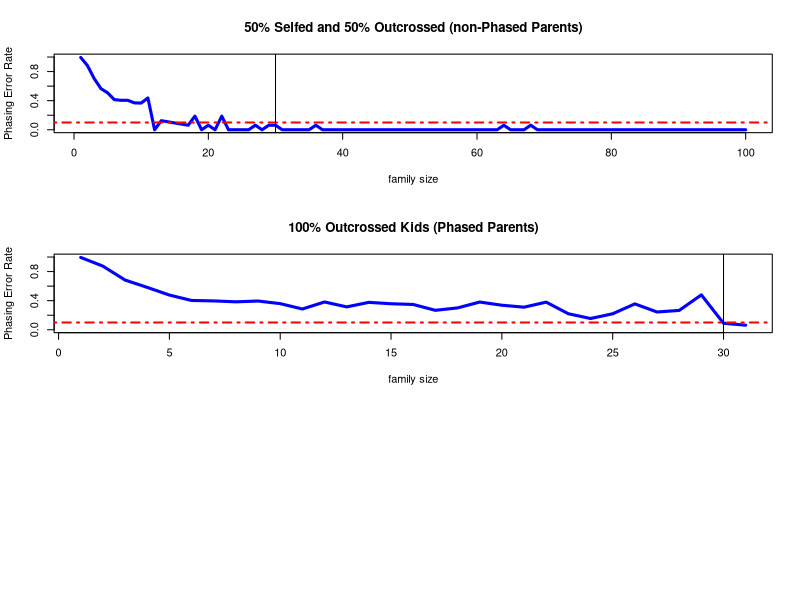
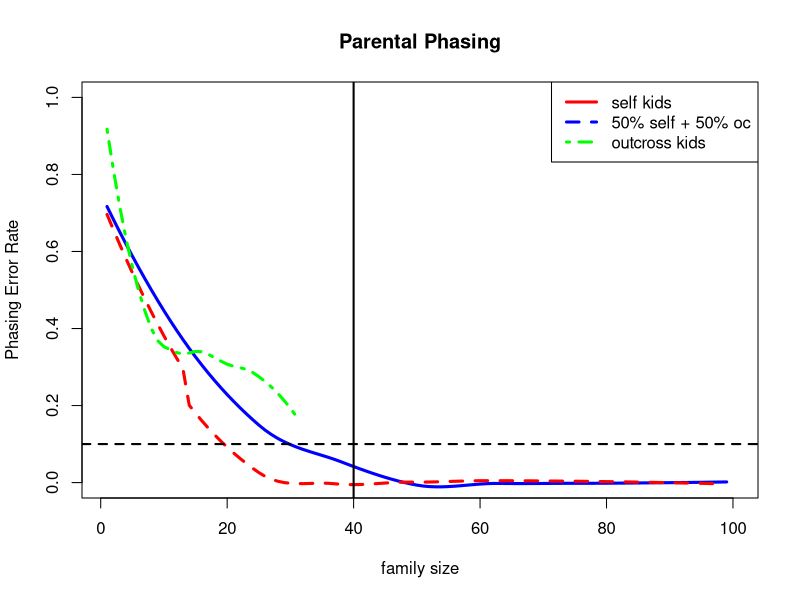

Write R code to recreate these figures, in order.
### Jinliang Yang
### 12/7/2015
### plot simulation results

### plot ###############################################
res1 <- read.csv("cache/pp_self_10000loci.csv")
res1$size <- as.numeric(as.character(gsub("size", "", res1$type)))
res1 <- res1[order(res1$size), ]
lo1 <- loess(res1$rate~res1$size)

res5 <- read.csv("cache/pp_10kloci_rate5.csv")
res5$size <- gsub(".*//|_oc_10k.*", "", res5$file)
res5$size <- as.numeric(as.character(gsub("size", "", res5$size)))
res5 <- res5[order(res5$size),]
lo5 <- loess(res5$rate~res5$size)


res0 <- read.csv("cache/simip_10000loci_ocphased_rate0.csv")
res0$size <- gsub(".*//|_ocphased.*", "", res0$file)
res0$size <- as.numeric(as.character(gsub("size", "", res0$size)))
res0 <- res0[order(res0$size),]
lo0 <- loess(res0$rate~res0$size)


pdf("graphs/sim_pp.pdf", width=5, height=5)
par(mfrow=c(1,1))
plot(x=0, y=0, type="n",  main="Parental Phasing",
     xlab="family size", ylab="Phasing Error Rate", xlim=c(1,100), ylim=c(0,1))
lines(predict(lo1), col="blue", lwd=3, lty=1)
lines(predict(lo5), col="red", lwd=3, lty=2)
lines(predict(lo0), col="green", lwd=3, lty=4)
abline(h=0.1, lty=2, lwd=2)
abline(v=40, lwd=2)
legend("topright", col=c("red", "blue", "green"), lty=c(1,2,4), lwd=3,
       legend=c("self kids", "50% self + 50% oc", "outcross kids"))
dev.off()

###################################
par(mfrow=c(3,1))

plot(res5$size, res5$rate, type="l", col="blue", lwd=3, main="50% Selfed and 50% Outcrossed (non-Phased Parents)",
     xlab="family size", ylab="Phasing Error Rate", ylim=c(0,1))
abline(h=0.1, lty=4, lwd=2, col="red")
abline(v=30)


plot(res0$size, res0$rate, type="l", col="blue", lwd=3, main="100% Outcrossed Kids (Phased Parents)",
     xlab="family size", ylab="Phasing Error Rate", ylim=c(0,1))
abline(h=0.1, lty=4, lwd=2, col="red")
abline(v=30)

